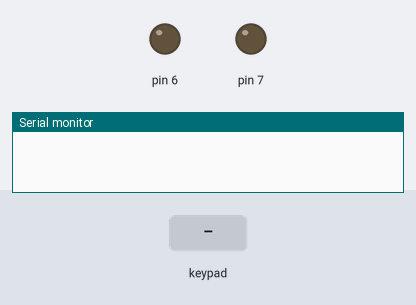
The sketch below on a simulated Arduino Uno, built with avr-gcc and run on an emulated ATmega328P. Parts: output pins drawn as LEDs (lit = HIGH), the last lines printed to the serial monitor. Dashed ring = blinking. The test bench sets the inputs (shaded band).

Above: at 1.2 s.
1.3 s: keypad keys 4 5 8 9 pressed 0.4 s apart
At 1.75 s:
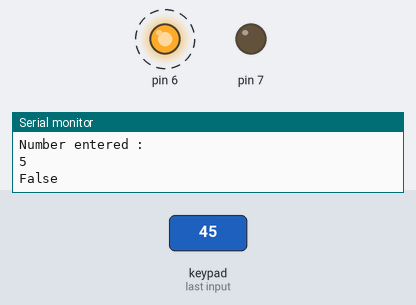
4.4 s: key '7' pressed
At 5.4 s:
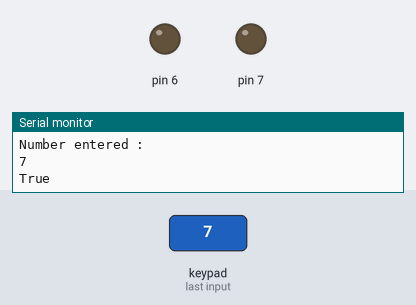
6.0 s: key 'a' pressed
At 6.5 s:
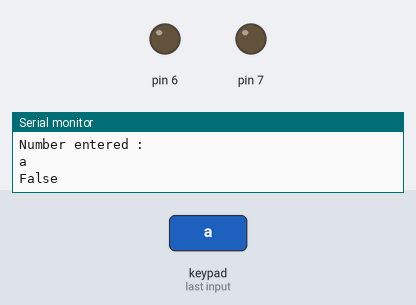
7.6 s: key 'b' pressed
At 8.0 s:
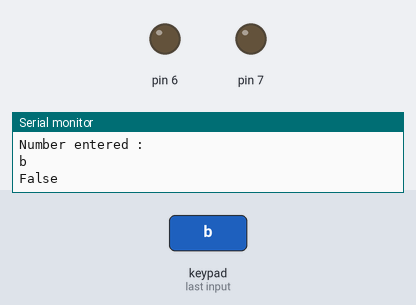
Timing chart, 0 to 10.2 s (numbered marks = the images above; inputs shaded):
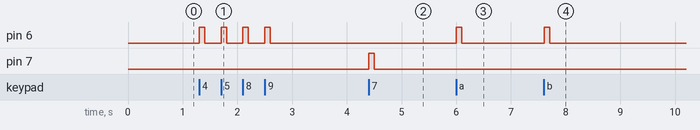

Measured:
- after the input at 1.3 s, pin 6: alternates HIGH for 0.10 s and LOW for 0.30 s, 8 changes in all, then stays LOW, starting at once
- after the input at 4.4 s, pin 7: LOW → HIGH at once, → LOW 0.10 s later
- after the input at 6.0 s, pin 6: LOW → HIGH at once, → LOW 0.10 s later
- after the input at 7.6 s, pin 6: LOW → HIGH at once, → LOW 0.10 s later

The sketch:

KeyPad_Example.ino
```cpp
#include <Keypad.h> // <Keypad.h> 헤더추가

const byte ROWS = 4;
const byte COLS = 4;
byte rowPins[ROWS] = {4,5,8,9};
byte colPins[COLS] = {10, 11, 12, 13};

char Keys[ROWS][COLS] = { // 배열 선언
  {'1','2','3','4'},
  {'5','6','7','8'},
  {'9','0','a','b'},
  {'c','d','e','f'}
};

char custom_Key; // 문자 변수 선언

Keypad customKeypad = Keypad( makeKeymap(Keys), rowPins, colPins, ROWS, COLS);

void setup() {
  Serial.begin(9600); // 시리얼 통신 속도를 9600으로 설정
  pinMode(6, OUTPUT); // 6번 핀의 상태를 출력으로 설정
  pinMode(7, OUTPUT); // 7번 핀의 상태를 출력으로 설정
}

void KeyPress() { // 키 입력 함수
  custom_Key = customKeypad.getKey();
  if(custom_Key) { // 키 입력 신호가 있을때만 작동
    if(custom_Key == '7'){ // custom_Key 가 만약 '7' 이라면
      Serial.println("Number entered :"); // 시리얼 모니터에 출력
      Serial.println(custom_Key); // custom_Key 값 출력
      Serial.println("True");
      digitalWrite(7, HIGH); // LED 불 ON
      delay(100); // 딜레이
      digitalWrite(7, LOW); // LED 불 OFF
      delay(100);
    } else {
      Serial.println("Number entered :");
      Serial.println(custom_Key);
      Serial.println("False");
      digitalWrite(6, HIGH);
      delay(100);
      digitalWrite(6, LOW);
      delay(100);
    }
  }
}

void loop() {
  KeyPress();
}
```
